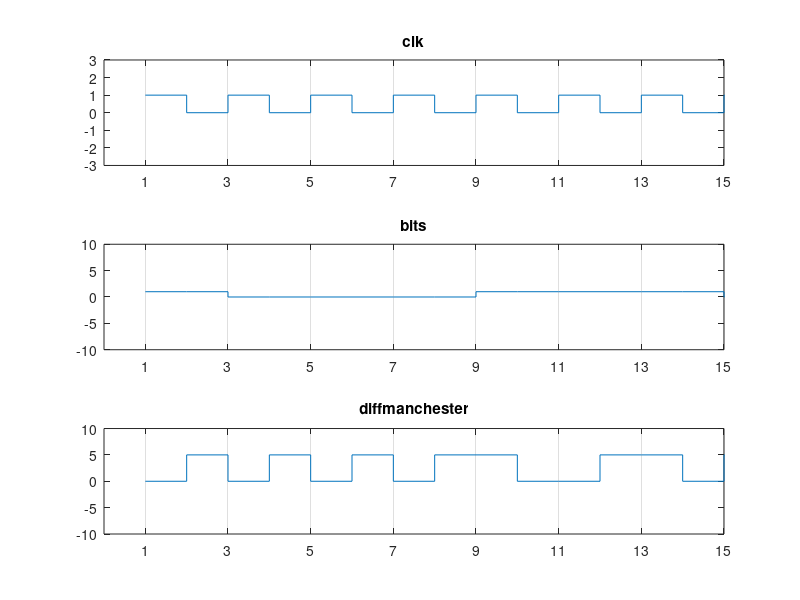

This figure's MATLAB source:
clc
clear all
s =[1 0 0 0 1 1 1 0 1 1 0];
s(length(s)+1)=0;
clk=[]
for(x=1:1:length(s))
    clk = [clk,1];
    clk = [clk,0];
end

y=[];
prev = 0;
for(x=1:1:length(s))
    if (s(x)==1 && prev ==0)
        y = [y,0];
        y = [y,5];
        prev =5;
    elseif(s(x)==1 && prev == 5)
        y =[y,5];
        y =[y,0];
        prev = 0;
    elseif(s(x)==0 && prev == 0)
        y =[y,5];
        y =[y,0];
        prev =0;
    else
        y = [y,0];
        y = [y,5];
        prev =5;
    end
end

s = repelem(s,2);
subplot(3,1,1);
stairs(clk);
title('clk');
set(gca,'Xgrid','on');
set(gca,'Xtick',[1:2:length(s)]);
axis([0 15 -3 3]);

subplot(3,1,2);
stairs(s);
title('bits');
set(gca,'Xgrid','on');
set(gca,'Xtick',[1:2:length(s)]);
axis([0 15 -10 10]);

subplot(3,1,3);
stairs(y);
title('diffmanchester');
set(gca,'Xgrid','on');
set(gca,'Xtick',[1:2:length(s)]);
axis([0 15 -10 10]);

   